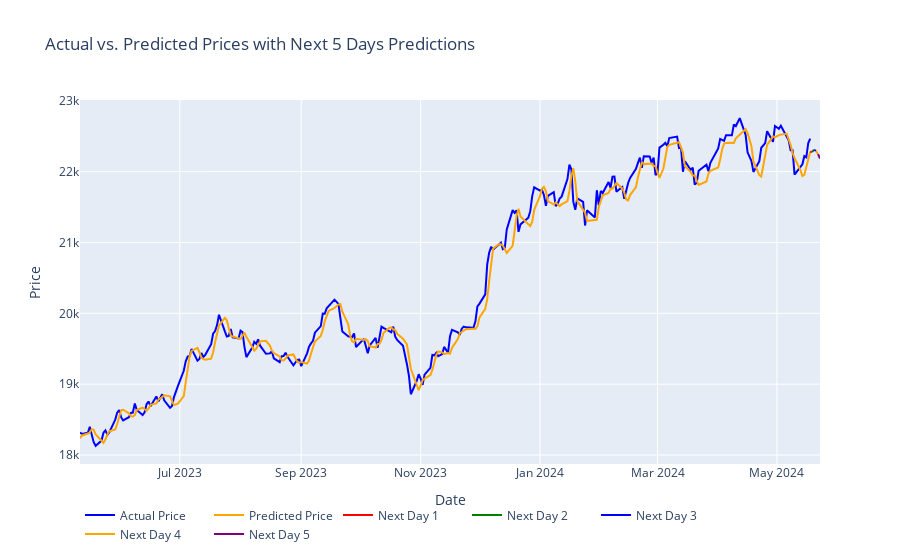

Source (notebook cell):
### Code cell
# Define a list of colors
colors = ['red', 'green', 'blue', 'orange', 'purple']

# Plotting actual and predicted prices
actual_trace = go.Scatter(x=df.index[-len(y_test):], y=y_test.flatten(), mode='lines', name='Actual Price', line=dict(color='blue'))
predicted_trace = go.Scatter(x=df.index[-len(predictions):], y=predictions.flatten(), mode='lines', name='Predicted Price', line=dict(color='orange'))

# Calculate the next 5 dates after the last date in the dataset
last_date = df.index[-1]
next_5_days_index = pd.date_range(last_date + pd.Timedelta(days=1), periods=5)

# Plotting prices for the next 5 days
next_5_days_trace = []
predict_price = predictions[-1][0]
for i, price in enumerate(next_5_days_predictions, start=1):
    next_day_trace = go.Scatter(x=[last_date, next_5_days_index[i-1]], y=[predict_price, price[0][0]], mode='lines', name=f'Next Day {i}', line=dict(color=colors[i-1]))
    next_5_days_trace.append(next_day_trace)
    last_date = next_5_days_index[i-1]
    predict_price = price[0][0]

# print(next_5_days_trace)
# Combine all traces
traces = [actual_trace, predicted_trace]+next_5_days_trace
# Define layout
layout = go.Layout(title='Actual vs. Predicted Prices with Next 5 Days Predictions',
                   xaxis=dict(title='Date'),
                   yaxis=dict(title='Price'),
                   legend=dict(orientation='h'),
                   showlegend=True)

# Create figure
fig = go.Figure(data=traces, layout=layout)

# Show interactive plot
fig.show()

### Figure 1 — Plotly figure (JSON) as saved in the notebook; plotly's stock layout.template omitted (floating-point values rounded to 4 significant figures; data arrays with more than 128 entries replaced by an {"elided": "..."} marker saying what was removed)
{"data": [{"line": {"color": "blue"}, "mode": "lines", "name": "Actual Price", "type": "scatter", "x": {"elided": "255 str values"}, "y": {"elided": "255 float values"}}, {"line": {"color": "orange"}, "mode": "lines", "name": "Predicted Price", "type": "scatter", "x": {"elided": "255 str values"}, "y": {"elided": "255 float values"}}, {"line": {"color": "red"}, "mode": "lines", "name": "Next Day 1", "type": "scatter", "x": ["2024-05-18T00:00:00", "2024-05-19T00:00:00"], "y": [22280.0, 22280.0]}, {"line": {"color": "green"}, "mode": "lines", "name": "Next Day 2", "type": "scatter", "x": ["2024-05-19T00:00:00", "2024-05-20T00:00:00"], "y": [22280.0, 22310.0]}, {"line": {"color": "blue"}, "mode": "lines", "name": "Next Day 3", "type": "scatter", "x": ["2024-05-20T00:00:00", "2024-05-21T00:00:00"], "y": [22310.0, 22290.0]}, {"line": {"color": "orange"}, "mode": "lines", "name": "Next Day 4", "type": "scatter", "x": ["2024-05-21T00:00:00", "2024-05-22T00:00:00"], "y": [22290.0, 22250.0]}, {"line": {"color": "purple"}, "mode": "lines", "name": "Next Day 5", "type": "scatter", "x": ["2024-05-22T00:00:00", "2024-05-23T00:00:00"], "y": [22250.0, 22180.0]}], "layout": {"legend": {"orientation": "h"}, "showlegend": true, "title": {"text": "Actual vs. Predicted Prices with Next 5 Days Predictions"}, "xaxis": {"title": {"text": "Date"}}, "yaxis": {"title": {"text": "Price"}}}}
